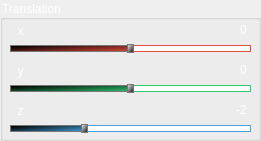
     <widget class="QGroupBox" name="transBox">
      <property name="geometry">
       <rect>
        <x>10</x>
        <y>140</y>
        <width>261</width>
        <height>141</height>
       </rect>
      </property>
      <property name="styleSheet">
       <string notr="true">color: rgb(255, 255, 255);
font: 100 italic 15pt &quot;Gill Sans&quot;;</string>
      </property>
      <property name="title">
       <string>Translation</string>
      </property>
      <property name="alignment">
       <set>Qt::AlignLeading|Qt::AlignLeft|Qt::AlignVCenter</set>
      </property>
      <property name="flat">
       <bool>false</bool>
      </property>
      <property name="checkable">
       <bool>false</bool>
      </property>
      <widget class="QLabel" name="xt">
       <property name="geometry">
        <rect>
         <x>10</x>
         <y>20</y>
         <width>21</width>
         <height>21</height>
        </rect>
       </property>
       <property name="styleSheet">
        <string notr="true">color: rgb(255, 255, 255);
font: 100 italic 15pt &quot;Gill Sans&quot;;
background-color: none;</string>
       </property>
       <property name="text">
        <string>x</string>
       </property>
       <property name="alignment">
        <set>Qt::AlignCenter</set>
       </property>
      </widget>
      <widget class="QLabel" name="yt">
       <property name="geometry">
        <rect>
         <x>10</x>
         <y>60</y>
         <width>21</width>
         <height>21</height>
        </rect>
       </property>
       <property name="styleSheet">
        <string notr="true">color: rgb(255, 255, 255);
font: 100 italic 15pt &quot;Gill Sans&quot;;
background-color: none;</string>
       </property>
       <property name="text">
        <string>y</string>
       </property>
       <property name="alignment">
        <set>Qt::AlignCenter</set>
       </property>
      </widget>
      <widget class="QLabel" name="zt">
       <property name="geometry">
        <rect>
         <x>10</x>
         <y>100</y>
         <width>21</width>
         <height>21</height>
        </rect>
       </property>
       <property name="styleSheet">
        <string notr="true">color: rgb(255, 255, 255);
font: 100 italic 15pt &quot;Gill Sans&quot;;
background-color: none;</string>
       </property>
       <property name="text">
        <string>z</string>
       </property>
       <property name="alignment">
        <set>Qt::AlignCenter</set>
       </property>
      </widget>
      <widget class="QLineEdit" name="xTranslationText">
       <property name="geometry">
        <rect>
         <x>220</x>
         <y>20</y>
         <width>31</width>
         <height>20</height>
        </rect>
       </property>
       <property name="styleSheet">
        <string notr="true">color: rgb(255, 255, 255);
border: none;
font: 100 italic 15pt &quot;Gill Sans&quot;;
background-color: rgba(64, 64, 64, 0);</string>
       </property>
       <property name="text">
        <string>0</string>
       </property>
       <property name="alignment">
        <set>Qt::AlignRight|Qt::AlignTrailing|Qt::AlignVCenter</set>
       </property>
      </widget>
      <widget class="QLineEdit" name="yTranslationText">
       <property name="geometry">
        <rect>
         <x>220</x>
         <y>60</y>
         <width>31</width>
         <height>20</height>
        </rect>
       </property>
       <property name="styleSheet">
        <string notr="true">color: rgb(255, 255, 255);
border: none;
font: 100 italic 15pt &quot;Gill Sans&quot;;
background-color: rgba(64, 64, 64, 0);</string>
       </property>
       <property name="text">
        <string>0</string>
       </property>
       <property name="alignment">
        <set>Qt::AlignRight|Qt::AlignTrailing|Qt::AlignVCenter</set>
       </property>
      </widget>
      <widget class="QLineEdit" name="zTranslationText">
       <property name="geometry">
        <rect>
         <x>220</x>
         <y>100</y>
         <width>31</width>
         <height>20</height>
        </rect>
       </property>
       <property name="styleSheet">
        <string notr="true">color: rgb(255, 255, 255);
border: none;
font: 100 italic 15pt &quot;Gill Sans&quot;;
background-color: rgba(64, 64, 64, 0);</string>
       </property>
       <property name="text">
        <string>-2</string>
       </property>
       <property name="alignment">
        <set>Qt::AlignRight|Qt::AlignTrailing|Qt::AlignVCenter</set>
       </property>
      </widget>
      <widget class="QSlider" name="xTranslationSlider">
       <property name="geometry">
        <rect>
         <x>10</x>
         <y>40</y>
         <width>241</width>
         <height>16</height>
        </rect>
       </property>
       <property name="styleSheet">
        <string notr="true">QSlider::groove:horizontal 
{
border: 1px solid #e74c3c;
background: none;
height: 5px;
border-radius: 5px;
}

QSlider::sub-page:horizontal 
{
background: qlineargradient(x1: 0, y1: 0,    x2: 0, y2: 1, stop: 0 #000, stop: 1 #e74c3c);
background: qlineargradient(x1: 0, y1: 0.2, x2: 1, y2: 1, stop: 0 #000, stop: 1 #e74c3c);
border: 1px solid #777;
height: 20px;
border-radius: 4px;
}

QSlider::add-page:horizontal 
{
background: #fff;
border: 1px solid #e74c3c;
height: 12px;
border-radius: 4px;
}

QSlider::handle:horizontal 
{
background: qlineargradient(x1:0, y1:0, x2:1, y2:1, stop:0 #fff, stop:1 #000);
border: 1px solid #777;
width: 5px;
margin-top: -2px;
margin-bottom: -2px;
border-radius: 4px;
}

QSlider::handle:horizontal:hover
{
background: qlineargradient(x1:0, y1:0, x2:1, y2:1, stop:0 #fff, stop:1 #000);
border: 1px solid #e74c3c;
border-radius: 4px;
}

QSlider::sub-page:horizontal:disabled 
{
background: #bbb;
border-color: #999;
}

QSlider::add-page:horizontal:disabled 
{
background: #eee;
border-color: #999;
}

QSlider::handle:horizontal:disabled 
{
background: #eee;
border: 1px solid #e74c3c;
border-radius: 4px;
}</string>
       </property>
       <property name="minimum">
        <number>-5</number>
       </property>
       <property name="maximum">
        <number>5</number>
       </property>
       <property name="pageStep">
        <number>1</number>
       </property>
       <property name="value">
        <number>0</number>
       </property>
       <property name="sliderPosition">
        <number>0</number>
       </property>
       <property name="orientation">
        <enum>Qt::Horizontal</enum>
       </property>
       <property name="invertedAppearance">
        <bool>false</bool>
       </property>
       <property name="invertedControls">
        <bool>false</bool>
       </property>
       <property name="tickPosition">
        <enum>QSlider::TicksBothSides</enum>
       </property>
      </widget>
      <widget class="QSlider" name="zTranslationSlider">
       <property name="geometry">
        <rect>
         <x>10</x>
         <y>120</y>
         <width>241</width>
         <height>16</height>
        </rect>
       </property>
       <property name="styleSheet">
        <string notr="true">QSlider::groove:horizontal 
{
border: 1px solid #44a0de;
background: none;
height: 5px;
border-radius: 5px;
}

QSlider::sub-page:horizontal 
{
background: qlineargradient(x1: 0, y1: 0,    x2: 0, y2: 1, stop: 0 #000, stop: 1 #44a0de);
background: qlineargradient(x1: 0, y1: 0.2, x2: 1, y2: 1, stop: 0 #000, stop: 1 #44a0de);
border: 1px solid #777;
height: 20px;
border-radius: 4px;
}

QSlider::add-page:horizontal 
{
background: #fff;
border: 1px solid #44a0de;
height: 12px;
border-radius: 4px;
}

QSlider::handle:horizontal 
{
background: qlineargradient(x1:0, y1:0, x2:1, y2:1, stop:0 #fff, stop:1 #000);
border: 1px solid #777;
width: 5px;
margin-top: -2px;
margin-bottom: -2px;
border-radius: 4px;
}

QSlider::handle:horizontal:hover
{
background: qlineargradient(x1:0, y1:0, x2:1, y2:1, stop:0 #fff, stop:1 #000);
border: 1px solid #44a0de;
border-radius: 4px;
}

QSlider::sub-page:horizontal:disabled 
{
background: #bbb;
border-color: #999;
}

QSlider::add-page:horizontal:disabled 
{
background: #eee;
border-color: #999;
}

QSlider::handle:horizontal:disabled 
{
background: #eee;
border: 1px solid #e74c3c;
border-radius: 4px;
}</string>
       </property>
       <property name="minimum">
        <number>-5</number>
       </property>
       <property name="maximum">
        <number>5</number>
       </property>
       <property name="pageStep">
        <number>1</number>
       </property>
       <property name="value">
        <number>-2</number>
       </property>
       <property name="sliderPosition">
        <number>-2</number>
       </property>
       <property name="orientation">
        <enum>Qt::Horizontal</enum>
       </property>
       <property name="invertedAppearance">
        <bool>false</bool>
       </property>
       <property name="invertedControls">
        <bool>false</bool>
       </property>
       <property name="tickPosition">
        <enum>QSlider::TicksBothSides</enum>
       </property>
      </widget>
      <widget class="QSlider" name="yTranslationSlider">
       <property name="geometry">
        <rect>
         <x>10</x>
         <y>80</y>
         <width>241</width>
         <height>16</height>
        </rect>
       </property>
       <property name="styleSheet">
        <string notr="true">QSlider::groove:horizontal 
{
border: 1px solid #2ecc71;
background: none;
height: 5px;
border-radius: 5px;
}

QSlider::sub-page:horizontal 
{
background: qlineargradient(x1: 0, y1: 0,    x2: 0, y2: 1, stop: 0 #000, stop: 1 #2ecc71);
background: qlineargradient(x1: 0, y1: 0.2, x2: 1, y2: 1, stop: 0 #000, stop: 1 #2ecc71);
border: 1px solid #777;
height: 20px;
border-radius: 4px;
}

QSlider::add-page:horizontal 
{
background: #fff;
border: 1px solid #2ecc71;
height: 12px;
border-radius: 4px;
}

QSlider::handle:horizontal 
{
background: qlineargradient(x1:0, y1:0, x2:1, y2:1, stop:0 #fff, stop:1 #000);
border: 1px solid #777;
width: 5px;
margin-top: -2px;
margin-bottom: -2px;
border-radius: 4px;
}

QSlider::handle:horizontal:hover
{
background: qlineargradient(x1:0, y1:0, x2:1, y2:1, stop:0 #fff, stop:1 #000);
border: 1px solid #2ecc71;
border-radius: 4px;
}

QSlider::sub-page:horizontal:disabled 
{
background: #bbb;
border-color: #999;
}

QSlider::add-page:horizontal:disabled 
{
background: #eee;
border-color: #999;
}

QSlider::handle:horizontal:disabled 
{
background: #eee;
border: 1px solid #e74c3c;
border-radius: 4px;
}</string>
       </property>
       <property name="minimum">
        <number>-5</number>
       </property>
       <property name="maximum">
        <number>5</number>
       </property>
       <property name="pageStep">
        <number>1</number>
       </property>
       <property name="value">
        <number>0</number>
       </property>
       <property name="sliderPosition">
        <number>0</number>
       </property>
       <property name="orientation">
        <enum>Qt::Horizontal</enum>
       </property>
       <property name="invertedAppearance">
        <bool>false</bool>
       </property>
       <property name="invertedControls">
        <bool>false</bool>
       </property>
       <property name="tickPosition">
        <enum>QSlider::TicksBothSides</enum>
       </property>
      </widget>
     </widget>
